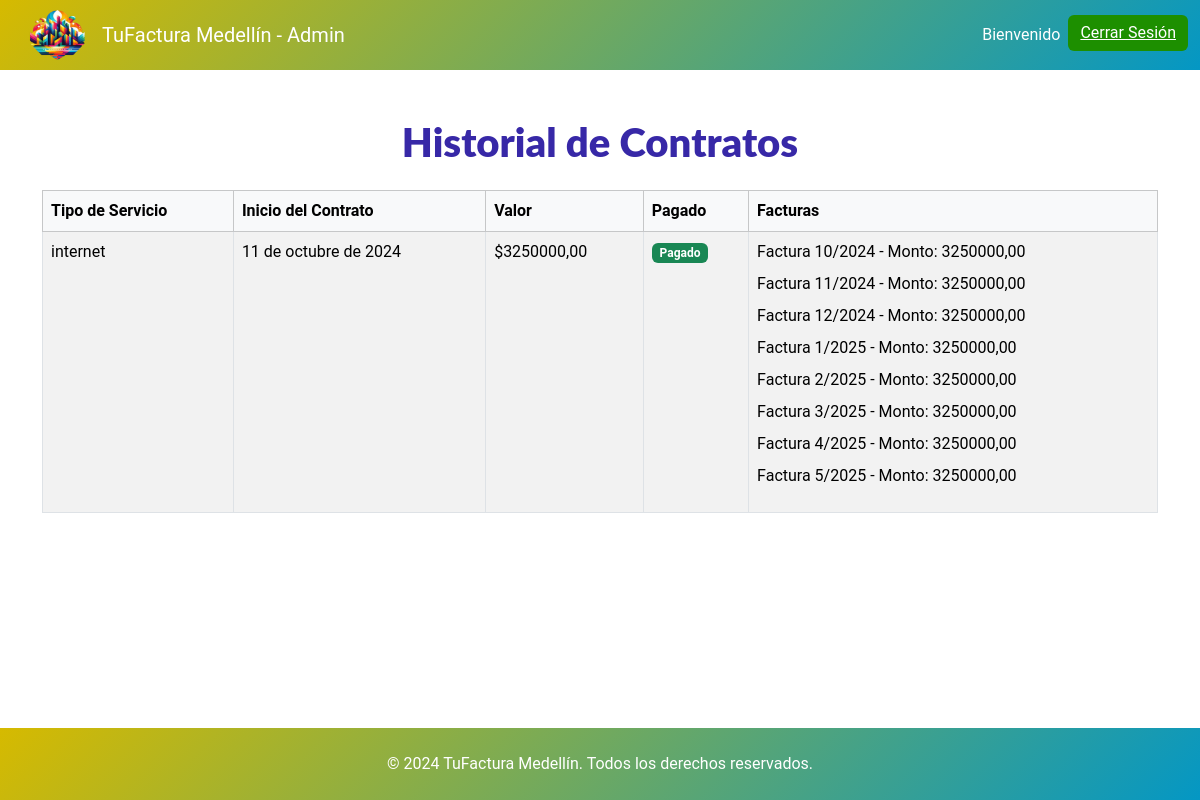
Screenshot of /vista_contra/10/ (signed in) with the database file from the repository.
### facturacion/models.py (models this page shows, shortened)
class Contrato(models.Model):
    usuario = models.ForeignKey(Usuario, on_delete=models.CASCADE, null=True, blank=True)
    SERVICIO_CHOICES = [
        ('agua', 'Agua'),
        ('luz', 'Luz'),
        ('gas', 'Gas'),
        ('telefonia', 'Telefonía'),
        ('internet', 'Internet'),
    ]
    servicio = models.CharField(max_length=50, choices=SERVICIO_CHOICES)
    fecha = models.DateField()
    nombres = models.CharField(max_length=100)
    apellidos = models.CharField(max_length=100)
    cedula = models.CharField(max_length=20)
    direccion = models.CharField(max_length=200)
    detalles = models.TextField(blank=True, null=True)
    duracion = models.PositiveIntegerField()  # Duración en meses
    precio = models.DecimalField(max_digits=10, decimal_places=2)
    confidencialidad = models.BooleanField(default=False)
    obligaciones = models.TextField(blank=True)
    pagado = models.BooleanField(default=False)
    def __str__(self):
        return f"Contrato de {self.nombres} {self.apellidos} para {self.servicio}"
    @property
    def estado_contrato(self):
        if self.factura_set.filter(pagado=False).exists():
            return "Pendiente"
        else:
            return "Pagado"

class Factura(models.Model):
        contrato = models.ForeignKey(Contrato, on_delete=models.CASCADE)
        mes = models.PositiveIntegerField()  # Mes del contrato (1-12)
        anio = models.PositiveIntegerField()  # Año del contrato
        monto = models.DecimalField(max_digits=10, decimal_places=2)
        pagado = models.BooleanField(default=False)  # Indica si la factura fue pagada

### facturacion/views.py (the view, shortened to what this page needs)
# urls.py: path("vista_contra/<int:user_id>/", views.historico_contratos_admin, name="vista_contra"),
def historico_contratos_admin(request, user_id):
    control = request.session.get("admin", False)
    if not control:
        return redirect('login_admin')
    try:
        usuario = Usuario.objects.get(id= user_id)
        contratos = Contrato.objects.filter(usuario=usuario).order_by('pagado', 'fecha')
        for contrato in contratos:
                    contrato.facturas = Factura.objects.filter(contrato=contrato)
                    print(f"este es el contrato {contrato.id}")
                    print(contrato)
        return render(request, 'adminn/vista_contra_admin.html', {'contratos': contratos, 'usuario_id': usuario.id})
    except Usuario.DoesNotExist:
        return redirect('login_admin')  # Redirige al login si el usuario no existe

### facturacion/templates/adminn/vista_contra_admin.html (shortened to what this page needs)
{% load static %}
<!DOCTYPE html>
<html lang="en">
<head>
    <link href="https://cdn.jsdelivr.net/npm/bootstrap@5.3.3/dist/css/bootstrap.min.css" rel="stylesheet">
    <link rel="stylesheet" href="{% static 'css/estilos-admin.css' %}">
</head>
<body>
    <nav class="navbar navbar-expand-lg bg-body-tertiary">
        <div class="container-fluid">
            <a class="navbar-brand" href="{% url 'index_admin' %}">
                <img src="{% static 'img/logopag.png' %}" alt="Logo" width="90" height="75" class="d-inline-block align-text-top">
                TuFactura Medellín - Admin
            </a>
                <ul class="navbar-nav ms-auto">
                    <li class="nav-item">
                        <a class="nav-link">Bienvenido</a>
                    </li>
                    <li class="nav-item">
                        <a href="{% url 'logout_admin' %}"><button class="btn btn-custom">Cerrar Sesión</button></a>
                    </li>
                </ul>
            </div>
    </nav>
    <div class="container mt-5">
        <h1 class="text-center mb-4" style="font-weight: 900; color: #3728a7;">Historial de Contratos</h1>
        <table class="table table-striped table-hover table-bordered">
            <thead class="table-light">
                <tr>
                    <th scope="col">Tipo de Servicio</th>
                    <th scope="col">Inicio del Contrato</th>
                    <th scope="col">Valor</th>
                    <th scope="col">Pagado</th>
                    <th scope="col">Facturas</th>
                </tr>
            </thead>
            <tbody>
                {% for contrato in contratos %}
                    <tr>
                        <td>{{ contrato.servicio }}</td>
                        <td>{{ contrato.fecha }}</td>
                        <td>${{ contrato.precio }}</td>
                        <td>
                            {% if contrato.estado_contrato == "Pagado" %}
                                <span class="badge bg-success">Pagado</span>
                            {% else %}
                                <span class="badge bg-danger">Pendiente</span>
                            {% endif %}
                        </td>
                        <td>
                            <ul class="list-unstyled">
                                {% for factura in contrato.facturas %}
                                    <li class="mb-2">
                                        <div class="d-flex justify-content-between align-items-center">
                                            <span>Factura {{ factura.mes }}/{{ factura.anio }} - Monto: {{ factura.monto }}</span>
                                        </div>
                                    </li>
                                {% endfor %}
                            </ul>
                        </td>
                    </tr>
                {% endfor %}
            </tbody>
        </table>
    </div>
    <footer class="text-white mt-5 p-4 text-center" style="background: linear-gradient(135deg, #d6ba00 0%, #0497c4 100%);">
        &copy; 2024 TuFactura Medellín. Todos los derechos reservados.
    </footer>
</body>
</html>

### facturacion/static/css/estilos-admin.css (style rules this page uses)
body { font-family: 'Roboto', sans-serif; }
h1, h2, h3 { font-family: 'Lato', sans-serif; }
.navbar { background: linear-gradient(135deg, #d6ba00 0%, #0497c4 100%); height: 70px; }
.navbar .nav-link, .navbar .navbar-brand, .navbar .nav-item a { color: white !important; display: flex; align-items: center; }
.navbar .nav-item .btn { color: white !important; border-color: white !important; }
.btn-custom { background-color: #1d8f00; color: white; border: none; }
html, body { height: 100%; }
body { display: flex; flex-direction: column; min-height: 100vh; }
.container { flex: 1; }
footer { position: relative; bottom: 0; width: 100%; }

### rows the page displays
Contrato: servicio "internet", fecha "11 de octubre de 2024", precio "3250000,00", shows "Pagado"
Factura: mes "10", anio "2024", monto "3250000,00"
Factura: mes "11", anio "2024", monto "3250000,00"
Factura: mes "12", anio "2024", monto "3250000,00"
Factura: mes "1", anio "2025", monto "3250000,00"
Factura: mes "2", anio "2025", monto "3250000,00"
Factura: mes "3", anio "2025", monto "3250000,00"
Factura: mes "4", anio "2025", monto "3250000,00"
Factura: mes "5", anio "2025", monto "3250000,00"
